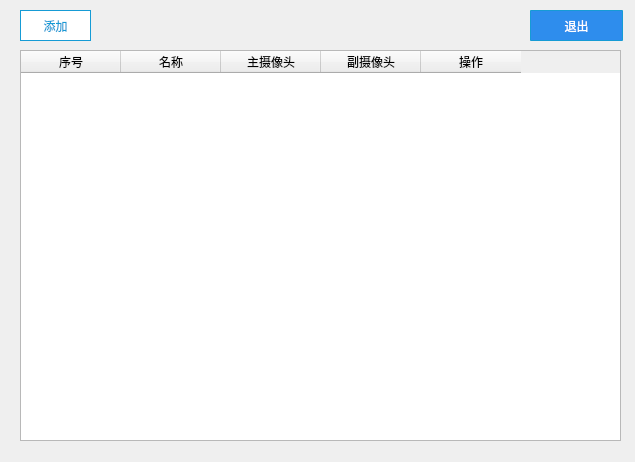
<?xml version="1.0" encoding="UTF-8"?>
<ui version="4.0">
 <class>menu_maininfoDialog</class>
 <widget class="QDialog" name="menu_maininfoDialog">
  <property name="geometry">
   <rect>
    <x>0</x>
    <y>0</y>
    <width>635</width>
    <height>462</height>
   </rect>
  </property>
  <property name="windowTitle">
   <string>Dialog</string>
  </property>
  <widget class="QTableWidget" name="tableWidget">
   <property name="geometry">
    <rect>
     <x>20</x>
     <y>50</y>
     <width>601</width>
     <height>391</height>
    </rect>
   </property>
   <column>
    <property name="text">
     <string>序号</string>
    </property>
   </column>
   <column>
    <property name="text">
     <string>名称</string>
    </property>
   </column>
   <column>
    <property name="text">
     <string>主摄像头</string>
    </property>
   </column>
   <column>
    <property name="text">
     <string>副摄像头</string>
    </property>
   </column>
   <column>
    <property name="text">
     <string>操作</string>
    </property>
   </column>
  </widget>
  <widget class="QPushButton" name="pushButton_exit">
   <property name="geometry">
    <rect>
     <x>530</x>
     <y>10</y>
     <width>93</width>
     <height>31</height>
    </rect>
   </property>
   <property name="styleSheet">
    <string notr="true">background-color:rgb(46,141,237);
color:#fff;
border:1px solid rgb(22,155,213);
border-radius:1px;
padding:5px 20px;</string>
   </property>
   <property name="text">
    <string>退出</string>
   </property>
  </widget>
  <widget class="QPushButton" name="pushbutton_add">
   <property name="geometry">
    <rect>
     <x>20</x>
     <y>10</y>
     <width>71</width>
     <height>31</height>
    </rect>
   </property>
   <property name="styleSheet">
    <string notr="true">color:rgb(22,155,213);
background-color:rgb(255,255,255);
border:1px solid rgb(22,155,213);
border-radius:0;
padding:5px 10px;</string>
   </property>
   <property name="text">
    <string>添加</string>
   </property>
   <property name="icon">
    <iconset resource="../res.qrc">
     <normaloff>:/index/img/add.png</normaloff>:/index/img/add.png</iconset>
   </property>
   <property name="iconSize">
    <size>
     <width>16</width>
     <height>16</height>
    </size>
   </property>
  </widget>
 </widget>
 <resources>
  <include location="../res.qrc"/>
 </resources>
 <connections/>
</ui>
